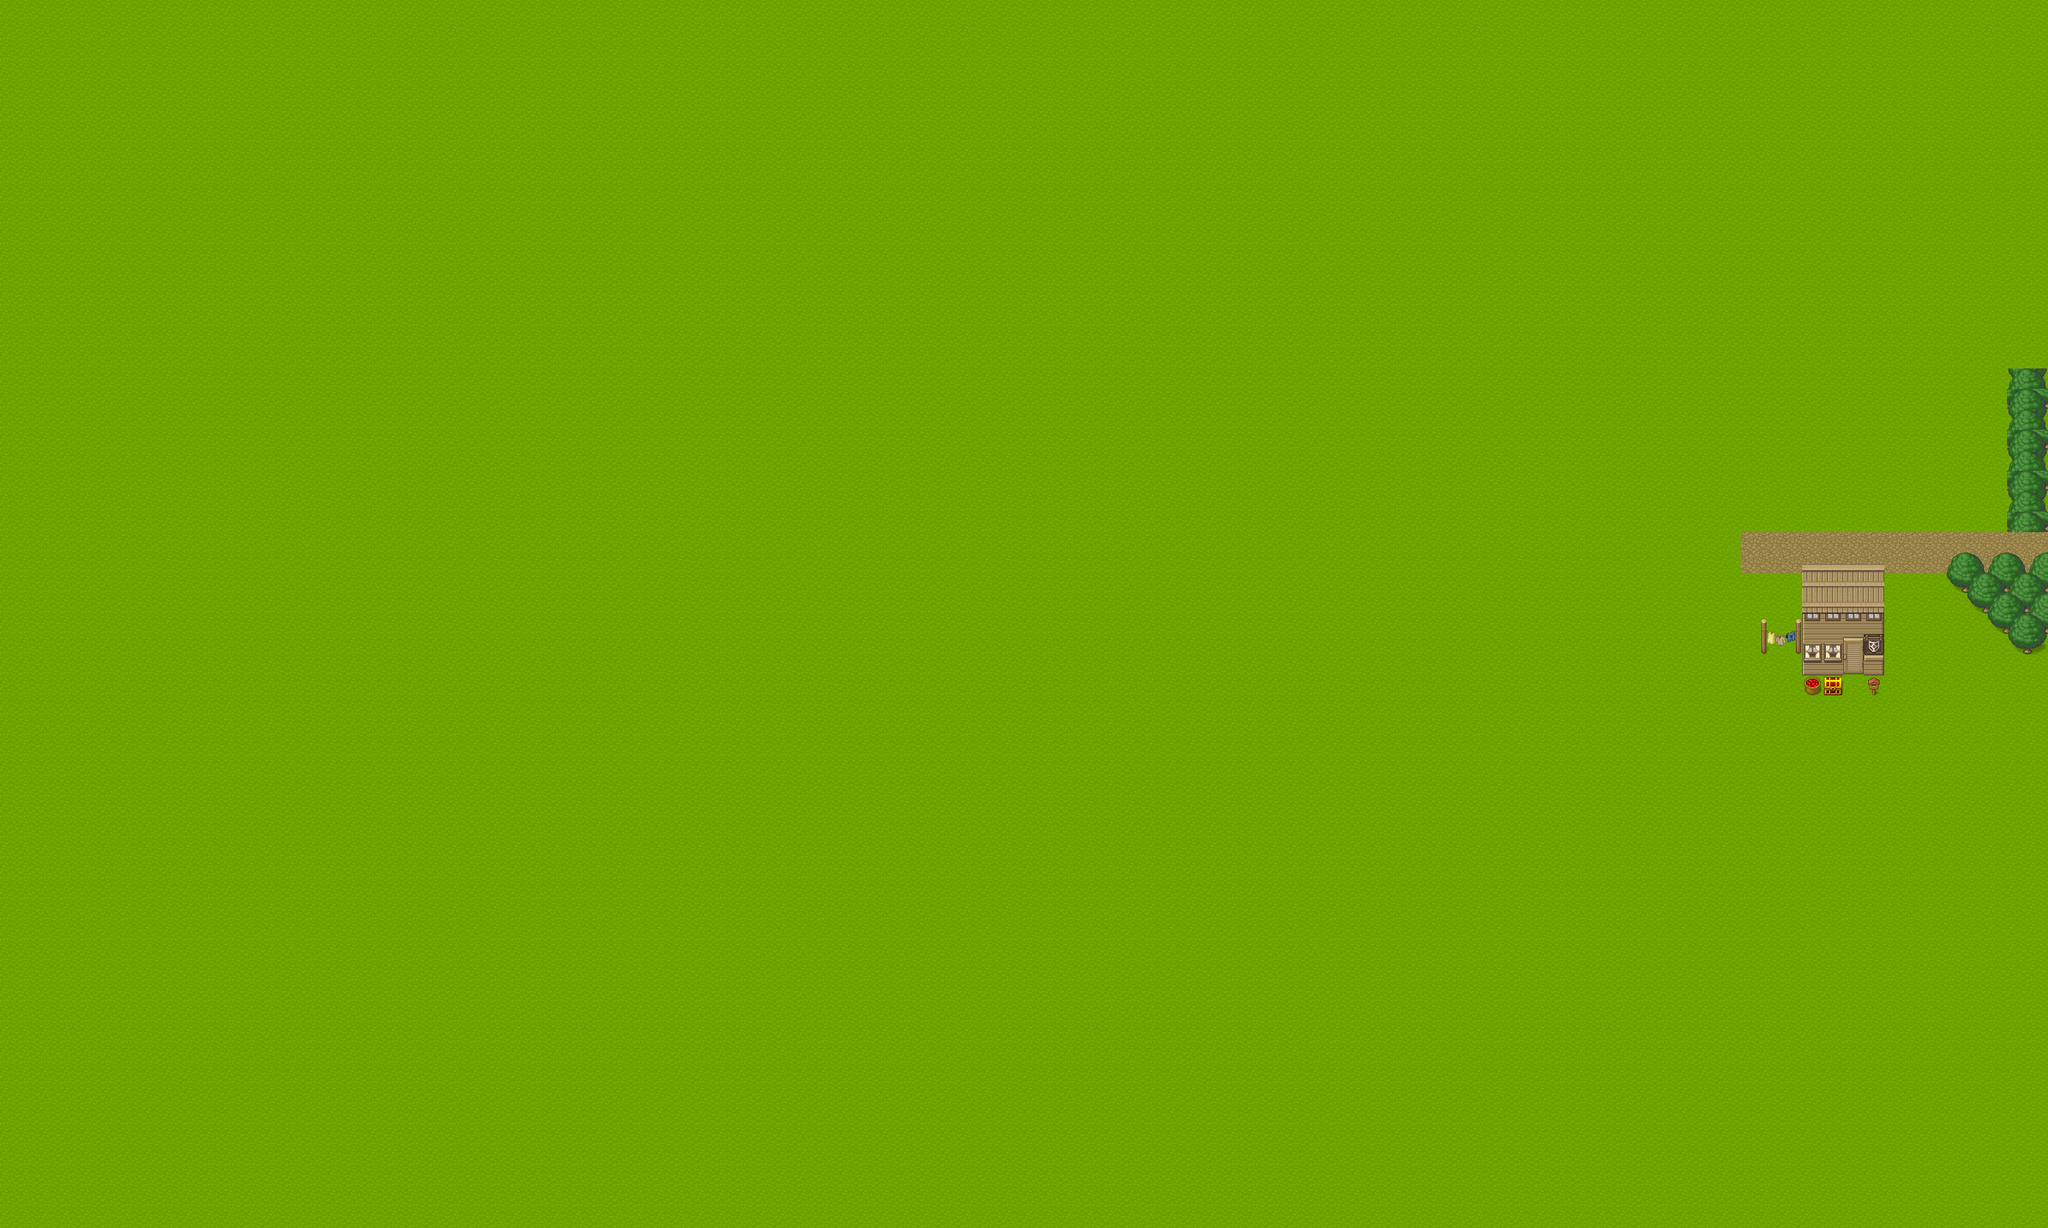

Below is a game level as drawn by its tile map, then a one-line description and the .tmx that defines it (tile-layer data replaced by summaries):
An orthogonal 100x60 tile map with 32x32 px tiles, 3 tile layers (Background, Blocked, Background_first), 1 hidden layer not drawn and 1 object (Player).

<map version="1.2" tiledversion="1.2.4" orientation="orthogonal" renderorder="right-down" width="100" height="60" tilewidth="32" tileheight="32" infinite="0" nextlayerid="9" nextobjectid="4">
 <tileset firstgid="1" source="../images/BaseChip_pipo_2.tsx" />
 <layer id="1" name="Background" width="100" height="60">
  <data>[6000 cells, 6000 non-empty, 2 distinct tile ids]</data>
 </layer>
 <layer id="8" name="Blocked" width="100" height="60">
  <data>[6000 cells, 56 non-empty, 21 distinct tile ids]</data>
 </layer>
 <objectgroup id="4" name="player">
  <object id="3" name="Player" type="Player" x="2957.62" y="820.123">
   <point />
  </object>
 </objectgroup>
 <layer id="5" name="Background_first" width="100" height="60">
  <data>[6000 cells, 21 non-empty, 10 distinct tile ids]</data>
 </layer>
 <layer id="3" name="portes" width="100" height="60" visible="0">
  <data>[6000 cells, 0 non-empty, 0 distinct tile ids]</data>
 </layer>
</map>
